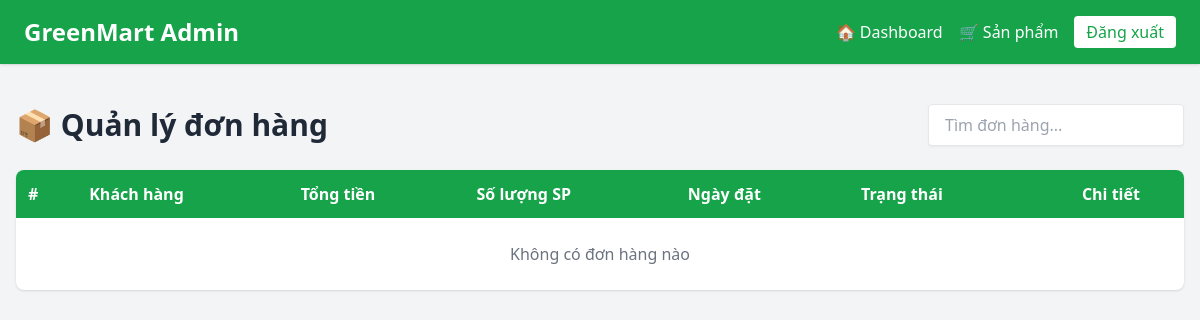
Before: /admin_panel/orders/ with the older database file.
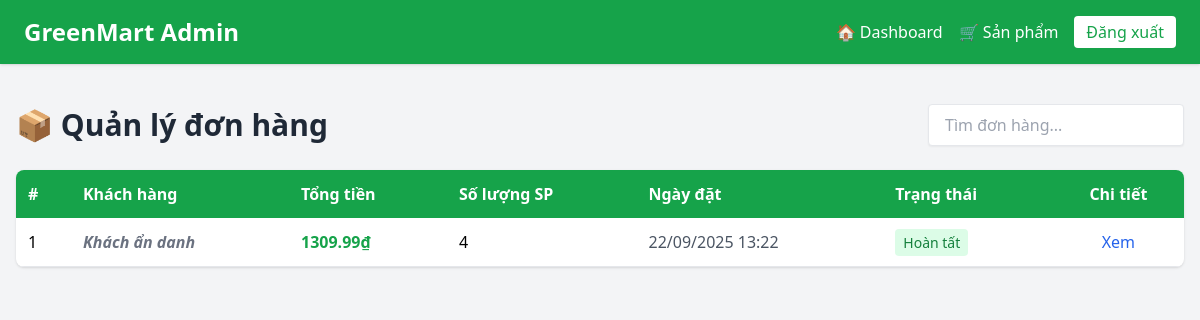
After: the same page with the newer database file.
### app/models.py (models this page shows, shortened)
class Order(models.Model):
    customer = models.ForeignKey(User, max_length=100, on_delete=models.SET_NULL, null=True, blank=True)
    date_order = models.DateTimeField(max_length=100,auto_now_add=True)
    complete =  models.BooleanField(default=False,null=True,blank=False)
    transaction_id = models.CharField(max_length=100, blank=True, null=True)
    promotion = models.ForeignKey(
        'Promotion', on_delete=models.SET_NULL, null=True, blank=True, related_name='orders'
    )
    @property
    def get_cart_items(self):
        orderitems = self.orderitem_set.all()
        total = sum([item.quantity for item in orderitems])
        return total
    @property
    def get_cart_total(self):
        orderitems = self.orderitem_set.all()
        total = sum(item.get_total for item in orderitems)
        return total

class OrderItem(models.Model):
    product = models.ForeignKey(Product, on_delete=models.SET_NULL, null=True, blank=True)
    order = models.ForeignKey(Order, on_delete=models.SET_NULL, null=True, blank=True)
    quantity = models.IntegerField(default=0, null=True, blank=True)
    date_added = models.DateTimeField(max_length=100,auto_now_add=True)
    @property
    def get_total(self):
        if not self.product:
            return Decimal('0')
        return self.product.price * self.quantity

class Product(models.Model):
    UNIT_CHOICES = [
        ("kg", "Kilogram"),
        ("gr", "Gram"),
        ("bó", "Bó"),
        ("túi", "Túi"),
        ("quả", "Quả"),
    ]
    STATUS_CHOICES = [
        ("available", "Còn hàng"),
        ("out_of_stock", "Hết hàng"),
        ("hidden", "Ẩn"),
    ]
    name = models.CharField(max_length=200)
    slug = models.SlugField(max_length=200, unique=True, blank = True)
    category = models.ForeignKey(Category, on_delete=models.CASCADE, related_name="products")
    description = models.TextField(blank=True, null=True)
    price = models.DecimalField(max_digits=10, decimal_places=2)
    unit = models.CharField(max_length=20, choices=UNIT_CHOICES, default="kg")
    stock = models.PositiveIntegerField(default=0)  # số lượng tồn kho
    status = models.CharField(max_length=20, choices=STATUS_CHOICES, default="available")
    origin = models.CharField(max_length=100, choices=Origin.choices, default=Origin.VIETNAM, blank=True, null=True)   # Việt Nam, Úc, Mỹ...
    image = models.ImageField(upload_to="products/", blank=True, null=True)
    is_featured = models.BooleanField(default=False)   # Sản phẩm nổi bật
    created_at = models.DateTimeField(auto_now_add=True)
    updated_at = models.DateTimeField(auto_now=True)
    user = models.ForeignKey(User, on_delete=models.CASCADE, blank= True, null=True)

### adminpanel/views.py (the view)
# urls.py: path('orders/', views.order_list, name='admin_orders'),
def order_list(request):
    orders = Order.objects.filter(complete = True)
    return render(request, 'orders.html', {'orders': orders})

### adminpanel/templates/orders.html (shortened to what this page needs)
<!DOCTYPE html>
<html lang="vi">
<head>
  <script src="https://cdn.tailwindcss.com"></script>
</head>
<body class="bg-gray-100">
  <nav class="bg-green-600 text-white px-6 py-4 flex justify-between items-center shadow">
    <h1 class="text-2xl font-bold">GreenMart Admin</h1>
    <div class="flex items-center gap-4">
      <a href="/admin_panel/" class="hover:underline">🏠 Dashboard</a>
      <a href="/admin_panel/products/" class="hover:underline">🛒 Sản phẩm</a>
      <a href="#" class="bg-white text-green-600 px-3 py-1 rounded font-medium">Đăng xuất</a>
    </div>
  </nav>
  <main class="max-w-7xl mx-auto py-10 px-4">
    <div class="flex justify-between items-center mb-6">
      <h2 class="text-3xl font-bold text-gray-800">📦 Quản lý đơn hàng</h2>
      <input
        type="text"
        id="searchOrder"
        placeholder="Tìm đơn hàng..."
        class="px-4 py-2 border rounded shadow-sm focus:outline-none focus:ring-2 focus:ring-green-500 w-64"
      >
    </div>
    <div class="bg-white rounded-lg shadow overflow-x-auto">
      <table class="w-full border-collapse text-left">
        <thead class="bg-green-600 text-white">
          <tr>
            <th class="p-3">#</th>
            <th class="p-3">Khách hàng</th>
            <th class="p-3">Tổng tiền</th>
            <th class="p-3">Số lượng SP</th>
            <th class="p-3">Ngày đặt</th>
            <th class="p-3">Trạng thái</th>
            <th class="p-3 text-center">Chi tiết</th>
          </tr>
        </thead>
        <tbody id="orderTable">
          {% for order in orders %}
          <tr class="border-b hover:bg-gray-50 transition">
            <td class="p-3">{{ forloop.counter }}</td>
            <td class="p-3 font-semibold text-gray-800">
              {% if order.customer %}
                {{ order.customer.username }}
              {% else %}
                <span class="text-gray-500 italic">Khách ẩn danh</span>
              {% endif %}
            </td>
            <td class="p-3 text-green-600 font-bold">{{ order.get_cart_total }}₫</td>
            <td class="p-3">{{ order.get_cart_items }}</td>
            <td class="p-3 text-gray-600">{{ order.date_order|date:"d/m/Y H:i" }}</td>
            <td class="p-3">
              {% if order.complete %}
                <span class="px-2 py-1 bg-green-100 text-green-700 rounded text-sm">Hoàn tất</span>
              {% else %}
                <span class="px-2 py-1 bg-yellow-100 text-yellow-700 rounded text-sm">Đang xử lý</span>
              {% endif %}
            </td>
            <td class="p-3 text-center">
              <button
                onclick="toggleDetails('{{ order.id }}')"
                class="text-blue-600 hover:underline"
              >
                Xem
              </button>
            </td>
          </tr>
          {% empty %}
          <tr>
            <td colspan="7" class="text-center text-gray-500 py-6">Không có đơn hàng nào</td>
          </tr>
          {% endfor %}
        </tbody>
      </table>
    </div>
  </main>
</body>
</html>

Changed rows visible on the page:
now on this page (row edited): Order: shows "Khách ẩn danh", get_cart_total "1309.99", get_cart_items "4", date_order "22/09/2025 13:22", complete "Hoàn tất"
Other visible differences:
text no longer shown: "Không có đơn hàng nào"
